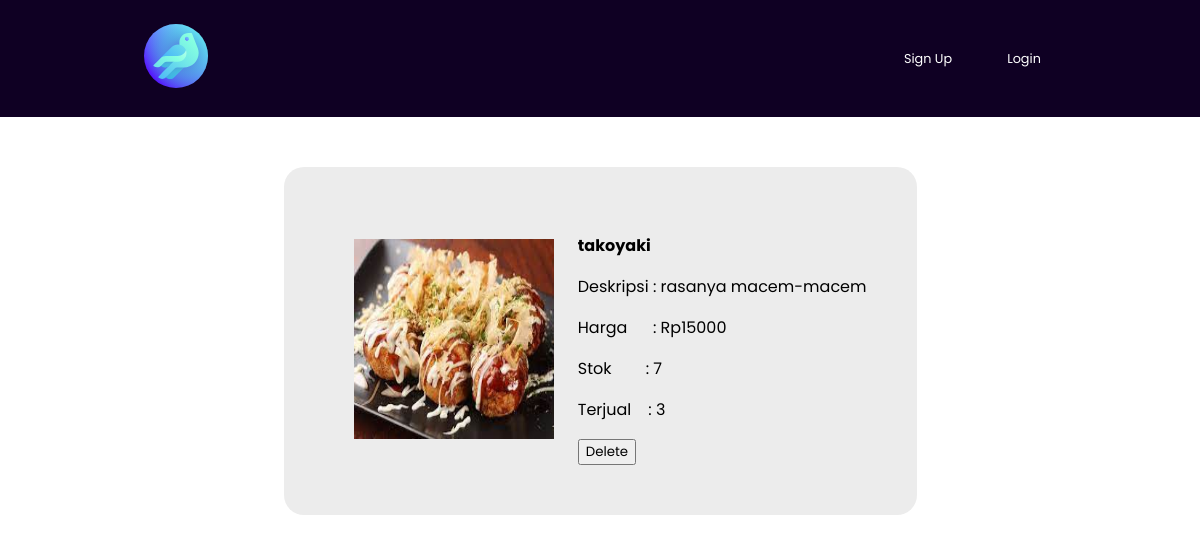
/product.php?id=takoyaki, run on the app's committed database.
### tables this page shows
CREATE TABLE Produk(nama CHAR (50) PRIMARY KEY NOT NULL, deskripsi TEXT NOT NULL, harga INT NOT NULL, stok INT NOT NULL, gambar TEXT NOT NULL, nama_terjual CHAR (50) NOT NULL, CONSTRAINT fk_penjualan FOREIGN KEY (nama_terjual) REFERENCES Penjualan(nama) ON DELETE CASCADE);

CREATE TABLE Penjualan (nama CHAR(50) PRIMARY KEY NOT NULL, terjual INT NOT NULL);

### product.php (the view, shortened to what this page needs)
<?php
if (isset($_GET['id'])) {
    $connection = new PDO("sqlite:"."db/dorayaki.db");
	$id = $_GET['id'];
	$produk = $connection->query("SELECT * FROM Produk, Penjualan WHERE Produk.nama = Penjualan.nama AND
    Produk.nama='$id'");
    while($row=$produk->fetch(PDO::FETCH_ASSOC)){
        $product_name = $row["nama"];
        $price = $row["harga"];
        $description = $row["deskripsi"];
        $stock = $row["stok"];
        $image = $row["gambar"];
        $sold = $row['terjual'];
    }
}
?>
<!DOCTYPE html>
    <head>
        <link href="css/product.css" rel="stylesheet" type="text/css">
    </head>
    <body>
        <?php require_once 'navbar.php';?>
        <div class="layoutContentHal">
            <?php
                if(isset($_POST['button'])){
            ?>
                <div>Product Has Been Delete</div>
            <?php
                    $connection->query("DELETE FROM Produk WHERE nama = '$id'");
                    $connection->query("DELETE FROM Penjualan WHERE nama = '$id'");
                }
                else{
            ?>
                    <div class='contentHal'>
                        <img src="img/uploads/<?php echo $image;?>" id='gambar' width='200' height='200'>
                    </div>
                    <div class='contentHal' width='200' height='200'>
                        <p id='namaProduk'><strong><?php echo $product_name;?></strong></p>
                        <p id='deskripsi'>Deskripsi : <?php echo $description;?></p>
                        <p id='harga'>Harga &nbsp&nbsp&nbsp&nbsp&nbsp: <?php echo "Rp".$price;?></p>
                        <p id='stok'>Stok &nbsp&nbsp&nbsp&nbsp&nbsp&nbsp&nbsp: <?php echo $stock;?></p>
                        <p id='terjual'>Terjual &nbsp&nbsp&nbsp: <?php echo $sold;?></p>
                        <form id="form2" name="form2" method="post" action="product.php?id=<?php echo $id; ?>">
                            <input type="submit" name="button" id="button" value="Delete" onclick="clicked(event)"/>
                        </form>
                    </div>
            <?php
                }
            ?>
        </div>
    </body>
</html>

### css/product.css (style rules this page uses)
.layoutContentHal { margin: auto; margin-top: 50px; padding: 50px; text-align: center; background-color:#ECECEC; border-radius: 20px; max-width: fit-content; }
.contentHal { display: inline-block; padding-left: 20px; vertical-align: middle; text-align: left; font-family: "Comic Sans MS"; }

### css/navbar.css (style rules this page uses)
* { box-sizing: border-box; font-family: "Poppins", sans-serif; }
body { padding: 0; margin: 0; }

### data on the page
produk: gambar (picture), nama_terjual.nama "takoyaki", deskripsi "rasanya macem-macem", harga "15000", stok "7", nama_terjual.terjual "3"
